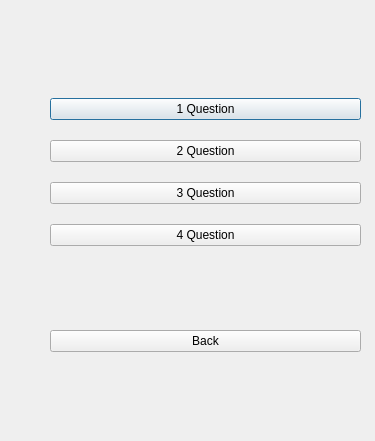
<?xml version="1.0" encoding="UTF-8"?>
<ui version="4.0">
 <class>Lesson_2</class>
 <widget class="QDialog" name="Lesson_2">
  <property name="geometry">
   <rect>
    <x>0</x>
    <y>0</y>
    <width>375</width>
    <height>441</height>
   </rect>
  </property>
  <property name="windowTitle">
   <string>Dialog</string>
  </property>
  <widget class="QWidget" name="verticalLayoutWidget">
   <property name="geometry">
    <rect>
     <x>50</x>
     <y>20</y>
     <width>311</width>
     <height>411</height>
    </rect>
   </property>
   <layout class="QVBoxLayout" name="verticalLayout">
    <item>
     <layout class="QVBoxLayout" name="verticalLayout_2">
      <property name="spacing">
       <number>20</number>
      </property>
      <property name="sizeConstraint">
       <enum>QLayout::SetDefaultConstraint</enum>
      </property>
      <property name="leftMargin">
       <number>0</number>
      </property>
      <item>
       <widget class="QPushButton" name="Open_1_Question">
        <property name="text">
         <string>1 Question</string>
        </property>
       </widget>
      </item>
      <item>
       <widget class="QPushButton" name="Open_2_Question">
        <property name="text">
         <string>2 Question</string>
        </property>
       </widget>
      </item>
      <item>
       <widget class="QPushButton" name="Open_3_Question">
        <property name="text">
         <string>3 Question</string>
        </property>
       </widget>
      </item>
      <item>
       <widget class="QPushButton" name="Open_4_Question">
        <property name="text">
         <string>4 Question</string>
        </property>
       </widget>
      </item>
     </layout>
    </item>
    <item>
     <widget class="QPushButton" name="pushButton">
      <property name="text">
       <string>Back</string>
      </property>
     </widget>
    </item>
   </layout>
  </widget>
 </widget>
 <resources/>
 <connections/>
</ui>
